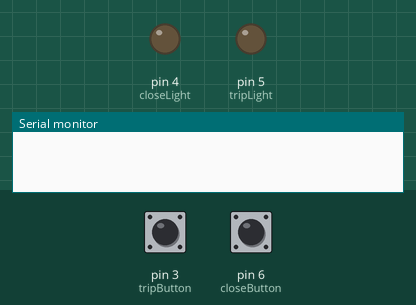
Bench run of a sketch on a simulated Arduino Leonardo, built with avr-gcc and run on an emulated ATmega32U4. Shown: output pins drawn as LEDs (lit = HIGH), the last lines printed to the serial monitor. The test bench sets the inputs (shaded band); at power-on: pin 3 (tripButton) HIGH, pin 6 (closeButton) HIGH. USB keyboard and mouse output is not drawn.

Above: at 1.2 s.
1.3 s: pin 3 (tripButton) pulled LOW for 0.15 s
At 1.8 s:
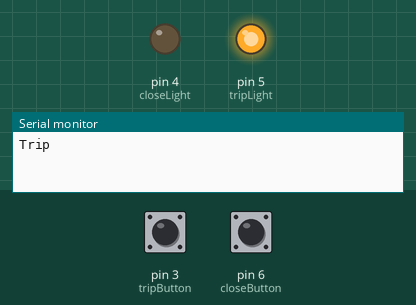
3.0 s: pin 6 (closeButton) pulled LOW for 0.15 s
At 4.3 s:
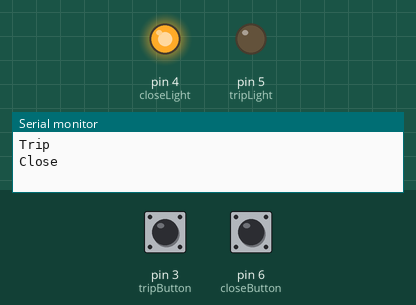
4.7 s: pin 3 (tripButton) pulled LOW for 1 s
At 5.6 s:
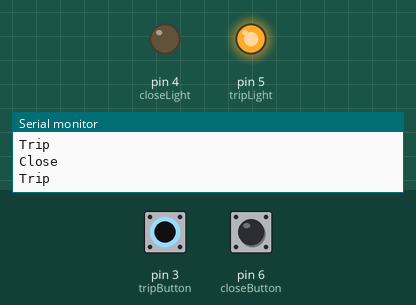
7.2 s: pin 6 (closeButton) pulled LOW for 1 s
At 8.7 s:
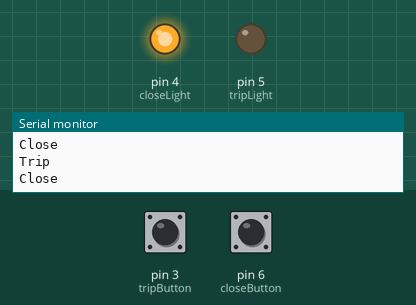
Timing chart, 0 to 10.2 s (numbered marks = the images above; inputs shaded):
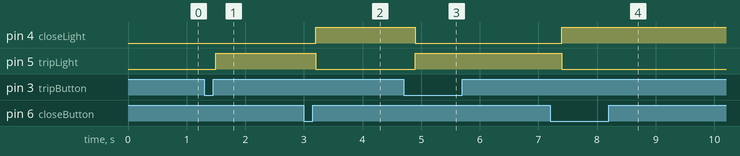

The sketch:

GoogleMuteLights.ino
```cpp
#include "Keyboard.h"

//green button input
#define tripButton   3
//red button input
#define closeButton      6
//green led output
#define tripLight   5
//red led output
#define closeLight      4
char ctrlKey = KEY_LEFT_CTRL;
char shiftKey = KEY_LEFT_SHIFT;

//checking if button is held down
bool holdingButton = false;

void setup()
{
  pinMode(tripButton, INPUT_PULLUP);
  pinMode(closeButton, INPUT_PULLUP);
  pinMode(tripLight, OUTPUT);
  pinMode(closeLight, OUTPUT);
  Keyboard.begin();
  Serial.begin(9600);
}

void loop()
{
  if (digitalRead(tripButton) == HIGH && digitalRead(closeButton) == HIGH ){
    holdingButton = false;
  }
  if (digitalRead(tripButton) == LOW) {
    delay(100);
    if (holdingButton == false)
    {
    Serial.println("Trip");
    Keyboard.press(ctrlKey);
    Keyboard.press('d');
    delay(100);
    Keyboard.releaseAll();
    digitalWrite(closeLight, LOW);
    digitalWrite(tripLight, HIGH);
    holdingButton = true;
    }

    delay(100);
  }
  if (digitalRead(closeButton) == LOW) {
    delay(100);
    if (holdingButton==false)
    {
    Serial.println("Close");
    Keyboard.press(ctrlKey);
    Keyboard.press('d');
    delay(100);
    Keyboard.releaseAll();
    digitalWrite(tripLight, LOW);
    digitalWrite(closeLight, HIGH);
    holdingButton = true;
    }

    delay(100);
  }
}
```

Measured:
- after the input at 1.3 s, pin 5 (tripLight): LOW → HIGH after 0.20 s
- after the input at 3.0 s, pin 4 (closeLight): LOW → HIGH after 0.20 s; pin 5 (tripLight): HIGH → LOW after 0.20 s
- after the input at 4.7 s, pin 4 (closeLight): HIGH → LOW after 0.20 s; pin 5 (tripLight): LOW → HIGH after 0.20 s
- after the input at 7.2 s, pin 4 (closeLight): LOW → HIGH after 0.20 s; pin 5 (tripLight): HIGH → LOW after 0.20 s
